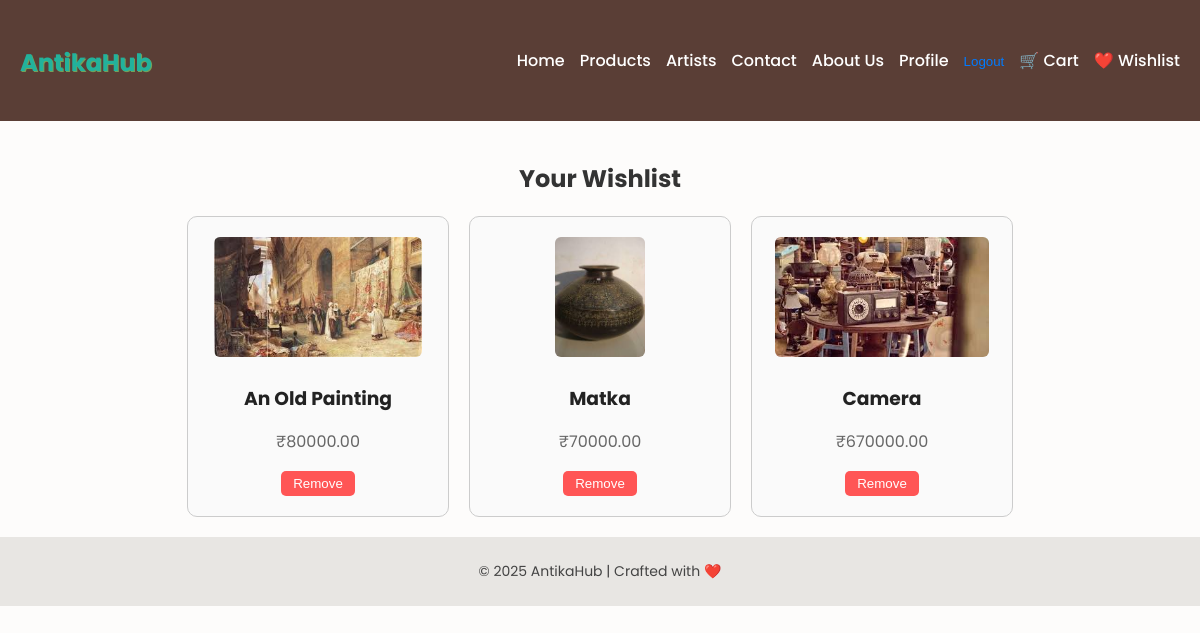
Screenshot of /wishlist/ (signed in) with the database file from the repository.
### market/models.py (models this page shows, shortened)
class Wishlist(models.Model):
    user = models.ForeignKey(User, on_delete=models.CASCADE)
    product = models.ForeignKey(AntiqueItem, on_delete=models.CASCADE)
    class Meta:
        unique_together = ('user', 'product')

class AntiqueItem(models.Model):
    seller = models.ForeignKey(Seller, on_delete=models.CASCADE)
    name = models.CharField(max_length=255)
    description = models.TextField()
    origin = models.CharField(max_length=100)
    era = models.CharField(max_length=100)
    material = models.CharField(max_length=100)
    price = models.DecimalField(max_digits=10, decimal_places=2)
    image = models.ImageField(upload_to='antiques/')
    listed_on = models.DateTimeField(auto_now_add=True)
    artist = models.ForeignKey('Artist', on_delete=models.SET_NULL, null=True, blank=True)

### market/views.py (the view)
# urls.py: path('wishlist/', views.wishlist, name='wishlist'),
@login_required
def wishlist(request):
    items = Wishlist.objects.filter(user=request.user)
    return render(request, 'wishlist.html', {'items': items})

### market/templates/wishlist.html (shortened to what this page needs)
{% extends 'base.html' %}
{% block content %}
<h2 style="text-align:center; margin-bottom: 20px;">Your Wishlist</h2>
<div style="display: flex; flex-wrap: wrap; gap: 20px; justify-content: center;">
    {% for item in items %}
        <div style="border: 1px solid #ccc; border-radius: 10px; padding: 20px; width: 220px; text-align: center; background: #fafafa;">
            <a href="{% url 'product_detail' item.product.id %}" style="text-decoration: none; color: #222;">
                {% if item.product.image %}
                    <img src="{{ item.product.image.url }}" alt="{{ item.product.name }}" style="max-height: 120px; border-radius: 6px; margin-bottom: 10px;">
                {% endif %}
                <h3 style="margin: 10px 0 5px 0;">{{ item.product.name }}</h3>
            </a>
            <p style="color: #666;">₹{{ item.product.price }}</p>
            <form method="post" action="{% url 'remove_from_wishlist' item.id %}" style="display:inline;">
                <button type="submit" style="padding: 5px 12px; background: #ff5555; color: white; border: none; border-radius: 5px;">Remove</button>
            </form>
        </div>
    {% empty %}
        <p>No items in wishlist.</p>
    {% endfor %}
</div>
{% endblock %}

### market/static/css/style.css (style rules this page uses)
body { font-family: 'Poppins', sans-serif; background-color: #fdfcfb; margin: 0; padding: 0; color: #333; transition: background-color 0.3s ease, color 0.3s ease; }

### rows the page displays
Wishlist: product.image (picture), product.name "An Old Painting", product.price "80000.00"
Wishlist: product.image (picture), product.name "Matka", product.price "70000.00"
Wishlist: product.image (picture), product.name "Camera", product.price "670000.00"
